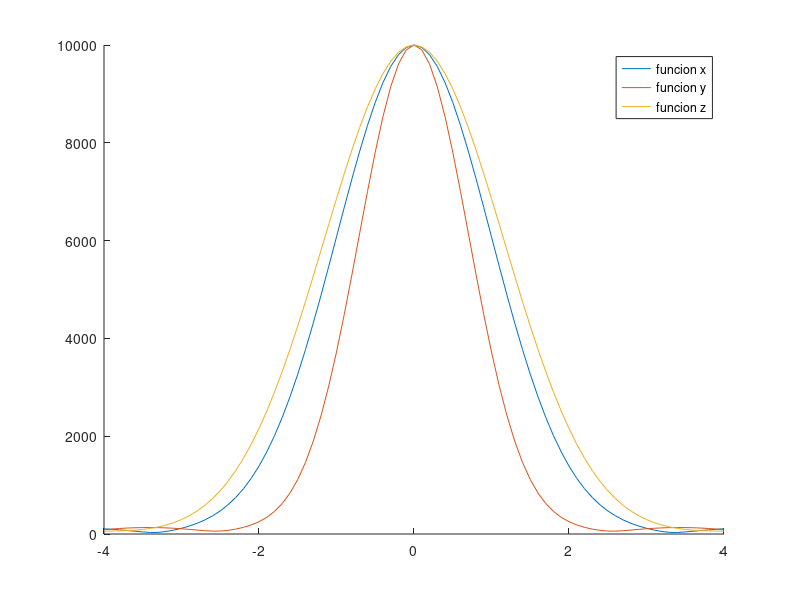
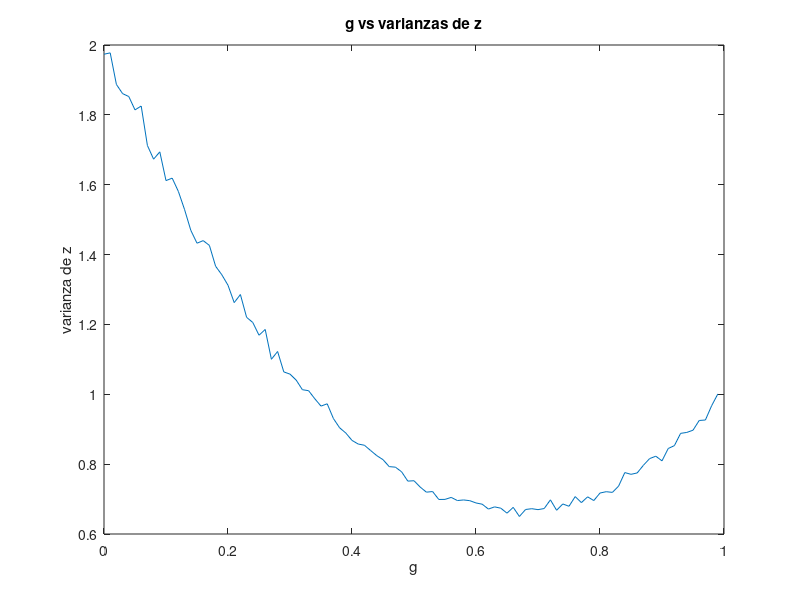

Here is the MATLAB script that generated these plots, in order: (Note: this script raises an error after producing the figures.)
clc
clear all


u=5; %media
v_1=sqrt(1); %varianza 1
v_2=sqrt(2); %varianza 2
m_exp=0;
v_exp=0;
g=0.5;


x_1=normrnd(u,v_1,[10000,1]);
y_1=normrnd(u,v_2,[10000,1]);
z=x_1+(1-g)*(y_1-x_1);
m_exp=m_exp+mean(z);
v_exp=v_exp+var(z);


mu=m_exp;
var_1=v_exp;
disp(['Encontrar la media y la varianza']);
disp(['la media es: ',num2str(mu)]);
disp(['la varianza es: ',num2str(var_1)]);


s=-5:0.1:5;
s=-4:0.1:4;
fi_x=exp(j*s.*x_1);
fi_y=exp(j*s.*y_1);

fi_x=sum(fi_x,1);
fi_y=sum(fi_y,1);


fi_z = exp(j*s.*z);
fi_z=sum(fi_z,1);

figure
hold on
plot(s,abs(fi_x))
plot(s,abs(fi_y))
plot(s,abs(fi_z))
legend("funcion x","funcion y","funcion z")
hold off
saveas(gcf, 'figura1.png');



%g minima
v_min=100;
v_intento=0;
g_min=0;
g=0;
c=1;

while g<=1

v_exp=0;

x_2=normrnd(u,v_1,[10000,1]);
y_2=normrnd(u,v_2,[10000,1]);
z=x_2+(1-g)*(y_2-x_2);
v_exp=var(z);

v_s(c)=v_exp;
g_s(c)=g;
g=g+0.01;
c=c+1;

end

v_min=min(v_s);
p=find(v_s==v_min);
g_min=g_s(p);
figure
plot(g_s,v_s);
title('g vs varianzas de z')
xlabel('g')
ylabel('varianza de z')
z=x_2+(1-g_min)*(y_2-x_2);
saveas(gcf, 'figura2.png');
disp(['Encontrar la g para la varianza minima de z']);
disp(['El valor de g para la minima varianza es: ',num2str(g_min)]);

var_x=(v_1)^2;
var_y=2*(var_x);




disp(['Ordenar las varianzas de menor a mayor']);
disp(['Varianza de x: ',num2str(var_x)]);
disp(['Varianza de y: ',num2str(var_y)]);
disp(['Varianza de z: ',num2str(v_min)]);


figure
% Create plots.
t = tiledlayout(3,1);

ax1 = nexttile;
hist(x_1)
title(ax1,'Varianza de x')
xlim([-6 8]);

ax2 = nexttile;
hist(y_1)
title(ax2,'Varianza de y')
xlim([-6 8]);

ax3 = nexttile;
hist(z)
title(ax3,'Varianza de z')
xlim([-6 8]);

saveas(gcf, 'figura3.png');
valores=[var_x,var_y,v_min];
ordenados=sort(valores)
